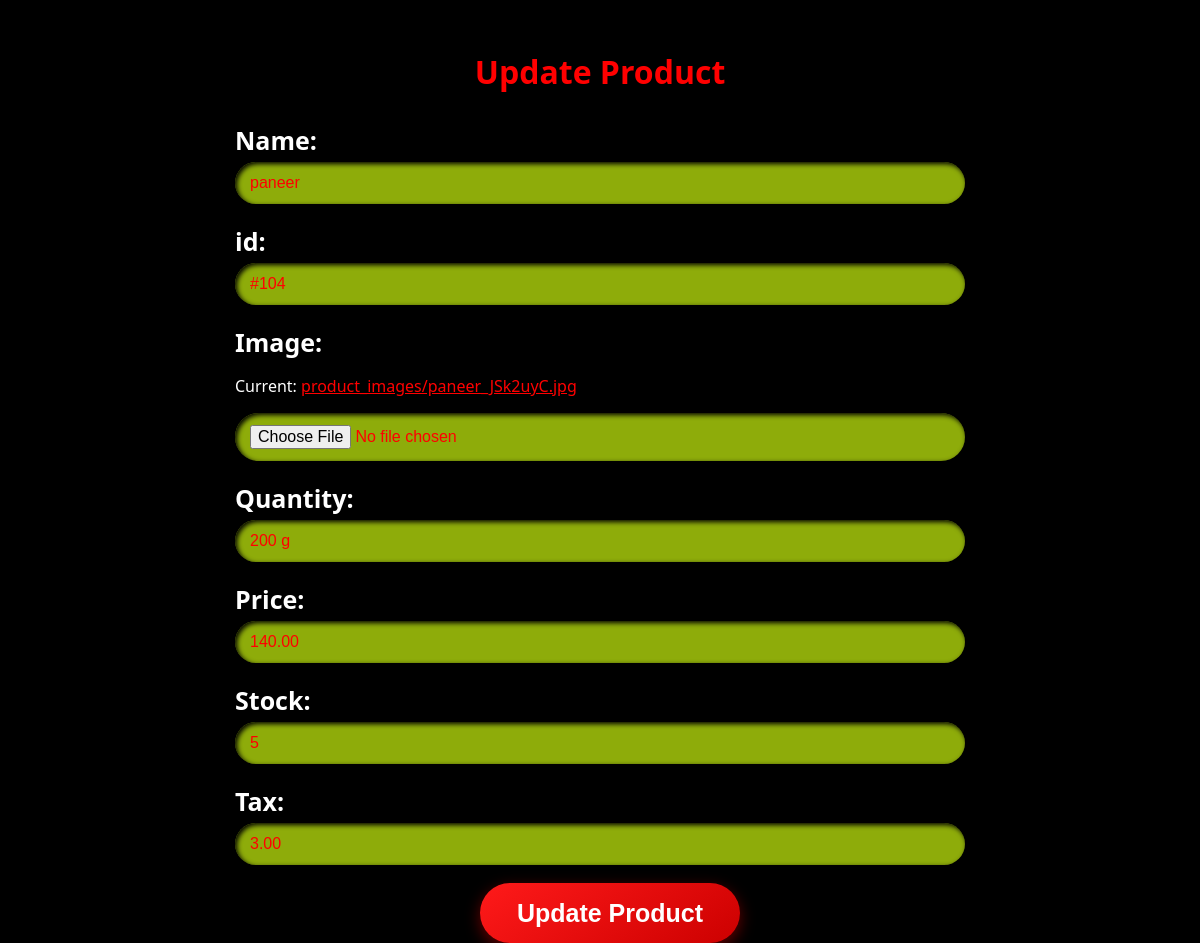
Screenshot of /update-product/#104/ with the database file from the repository.
### main/models.py (models this page shows, shortened)
class Product(models.Model):
    UNIT_CHOICES = [
        'g', 'kg', 'tonne', 'mg', 'quintal', 'ml', 'l', 'gallon', 'pint', 'piece', 'dozen', 'pack', 'box'
    ]
    quantity_validator = RegexValidator(
        regex=r'^\s*\d+(\.\d+)?\s*(g|kg|tonne|mg|quintal|ml|l|gallon|pint|piece|dozen|pack|box)\s*$',
        message="Enter quantity in a valid format (e.g., '500g', '1 kg', '2 dozen')."
    )
    id = models.CharField(
        max_length=50,
        primary_key=True,
        unique=True
    )
    name = models.CharField(max_length=100)
    image = models.ImageField(upload_to='product_images/')
    quantity = models.CharField(
        max_length=20,
        validators=[quantity_validator]
    )
    price = models.DecimalField(max_digits=8, decimal_places=2)
    stock = models.PositiveIntegerField()
    tax = models.DecimalField(
        max_digits=5,
        decimal_places=2
    )

### main/views.py (the view)
# urls.py: path('update-product/<str:product_id>/', views.update_product, name='update_product'),
def update_product(request, product_id):
    product = get_object_or_404(Product, id=product_id)
    if request.method == 'POST':
        form = ProductForm(request.POST, request.FILES, instance=product)
        if form.is_valid():
            form.save()
            return redirect('manage_products')
    else:
        form = ProductForm(instance=product)
    return render(request, 'update_product.html', {'form': form})

### main/forms.py
class ProductForm(forms.ModelForm):
    class Meta:
        model = Product
        fields = ['id', 'name', 'image', 'quantity', 'price', 'stock', 'tax']

### main/templates/update_product.html (shortened to what this page needs)
{% load static %}
<!DOCTYPE html>
<html lang="en">
<head>
    <link rel="stylesheet" href="{% static 'css/update_product.css' %}">
</head>
<body>
    <div class="form-container">
        <h1>Update Product</h1>
        <form method="POST" enctype="multipart/form-data">
            <label for="id_name">Name:</label>
            {{ form.name }}
            <label for="id">id:</label>
            {{ form.id }}
            <label for="id_image">Image:</label>
            {% if form.instance.image %}
                <p style="color:white;">
                     Current:
                     <a class="image_link" href="{{ form.instance.image.url }}" target="_blank">
            {{ form.instance.image.name }}
                     </a>
                </p>
            {% endif %}
            <input type="file" name="image" id="id_image">
            <label for="id_quantity">Quantity:</label>
            {{ form.quantity }}
            <label for="id_price">Price:</label>
            {{ form.price }}
            <label for="id_stock">Stock:</label>
            {{ form.stock }}
            <label for="id_tax">Tax:</label>
            {{ form.tax }}
            <button type="submit">Update Product</button>
        </form>
    </div>
</body>
</html>

### main/static/css/update_product.css (style rules this page uses)
body { margin: 0; padding: 0; font-family: 'Segoe UI', sans-serif; background-color: black; background-size:cover; background-position: center; background-repeat: no-repeat; height: fit-content; display: flex; justify-content: center; align-items: center; }
.form-container h1 { margin-top: 50px; text-align: center; margin-bottom: 30px; color:red; text-shadow: 1px 1px 5px black; }
.form-container input[type="text"], .form-container input[type="number"], .form-container input[type="file"], .form-container input[type="decimal"], .form-container textarea, .form-container select { width: 700px; padding: 12px 15px; margin-bottom: 20px; font-size: 35px; border: none; border-radius: 50px; background-color:rgb(142, 172, 10); color: red; font-size: 16px; box-shadow: inset 2px 2px 5px black; }
.form-container button { position: absolute; width: 260px; margin-top: 60px; left: 40%; background: linear-gradient(145deg, #ff1a1a, #cc0000); color: white; font-weight: bold; font-size: 25px; border: none; border-radius: 30px; cursor: pointer; transition: transform 0.3s ease; box-shadow: 0 5px 15px rgba(255, 0, 0, 0.4); height: 60px; }
::placeholder { color: #ddd; }
label { font-weight: bold; display: block; font-size: 25px; margin-bottom: 5px; color:white; }
a { margin-bottom: 10px; color:red; }

### rows the page displays
Product: name "paneer", id "#104", instance.image.name "product_images/paneer_JSk2uyC.jpg", quantity "200 g", price "140.00", stock "5", tax "3.00"
